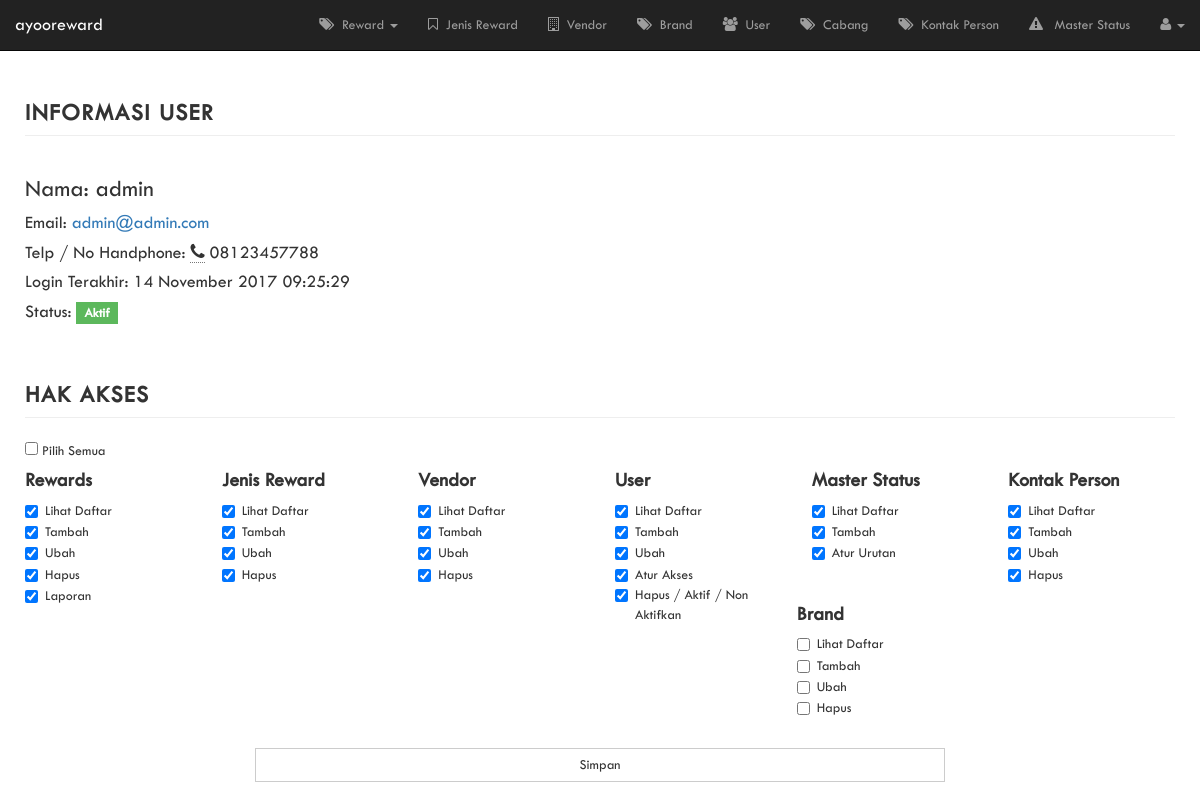
Before: /detail-user?k=1 (signed in) with the older database file.
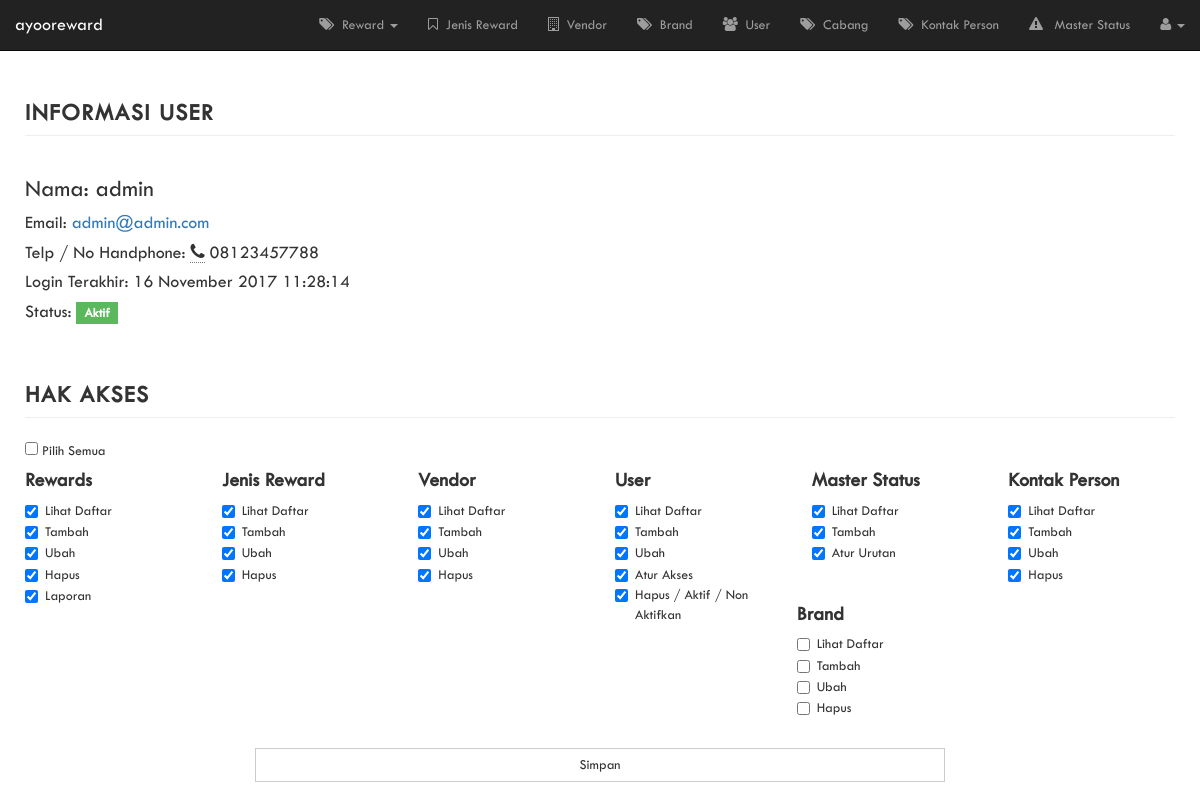
After: the same page with the newer database file.
### tables this page shows
CREATE TABLE `db_user` (
  `kode` int(11) NOT NULL,
  `id_cabang` int(11) NOT NULL,
  `name` varchar(50) NOT NULL,
  `email` varchar(50) NOT NULL,
  `telp` varchar(12) NOT NULL,
  `username` varchar(20) NOT NULL,
  `password` varchar(100) NOT NULL,
  `jabatan` varchar(20) NOT NULL DEFAULT 'user',
  `status` int(11) NOT NULL,
  `isDelete` int(11) NOT NULL DEFAULT '0',
  `last_login` datetime NOT NULL,
  `created_at` datetime NOT NULL,
  `updated_at` datetime NOT NULL
);

### profile-navigation.php (called while the page is built, shortened)
<?php
function tanggal_indo($tanggal) {
    $bulan = array(1 => 'Januari',
        'Februari',
        'Maret',
        'April',
        'Mei',
        'Juni',
        'Juli',
        'Agustus',
        'September',
        'Oktober',
        'November',
        'Desember'
    );
    $split = explode('-', $tanggal);
    return $split[2] . ' ' . $bulan[(int) $split[1]] . ' ' . $split[0];
}
?>

### detail-user.php (the view, shortened to what the changed rows need)
<!DOCTYPE html>
<html lang="en">
<head>
    <link href="css/bootstrap.min.css" rel="stylesheet">
    <link href="css/sb-admin.css" rel="stylesheet">
    <link href="font-awesome/css/font-awesome.min.css" rel="stylesheet" type="text/css">
    <link rel="stylesheet" href="sweetalert/dist/sweetalert.css">
</head>
<body>
        <?php require 'profile-navigation.php'; ?>
    <div id="page-wrapper" style="padding-bottom: 100px;">
        <div class="container-fluid">
            <?php
                require './connection.php';
                $currentkode = $con->real_escape_string($_REQUEST["k"]);
                $name = $email = $telp = $status = $lastlogin = $temp = "";
                $sql = "SELECT name, email, telp, username, status, last_login, created_at, updated_at "
                     . "FROM db_user "
                     . "Where kode = '$currentkode'";
                $result = $con->query($sql);
                if ($result->num_rows > 0) {
                    $row = $result->fetch_assoc();
                    $name = $row['name'];
                    $email = $row['email'];
                    $telp = $row['telp'];
                    $status = $row['status'];
                    $lastlogin = $row['last_login'];
                    $temp = explode(" ", $row['last_login']);
                }
            ?>
            <div class="row">
                <div class="col-lg-12">
                    <address>
                        <h3>Nama: <?php echo $name; ?></h3>
                        <h4>Email: <a href="mailto:#"><?php echo $email;?></a></h4>
                        <h4>Telp / No Handphone: <abbr title="Telp / No Handphone"><i class="fa fa-phone"></i></abbr> <?php echo $telp;?></h4>
                        <h4>Login Terakhir: <?php echo $lastlogin == "0000-00-00 00:00:00" ? "Belum Pernah Login" : tanggal_indo($temp[0]) . " " . $temp[1];?></h4>
                        <h4>Status: <?php echo $status == "0" ? "<span class=\"label label-warning siku\">Tidak Aktif</span>" : "<span class=\"label label-success siku\">Aktif</span>";?></h4>
                    </address>
                </div>
            </div>
    </div>
</body>
</html>

Changed rows visible on the page:
changed db_user "admin": last_login "14 November 2017" → "16 November 2017"; last_login "09:25:29" → "11:28:14"
